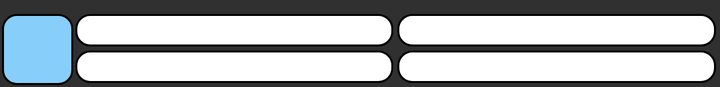
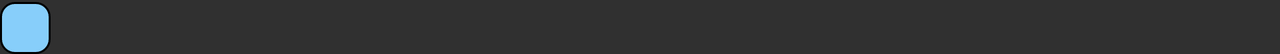

An Android layout and its configuration variant, each rendered on a device that would load it. The default file and the variant file are quoted in full after the pictures.
<!-- AndroidManifest.xml: application theme Theme.AppCompat.NoActionBar -->
<!-- res/layout/admin_recycler.xml -->
<?xml version="1.0" encoding="utf-8"?>
<LinearLayout
    android:layout_marginTop="5dp"
    android:weightSum="1"
    android:padding="1dp"
    android:layout_width="match_parent"
    android:layout_height="wrap_content"
    android:orientation="horizontal"
    xmlns:android="http://schemas.android.com/apk/res/android">

    <TextView
        android:id="@+id/num"
        android:layout_marginTop="1dp"
        android:textColor="@color/black"
        android:gravity="center"
        android:background="@drawable/round_corner_num"
        android:layout_weight="0.1"
        android:layout_width="0dp"
        android:layout_height="match_parent" />

    <TableLayout
        android:weightSum="1"
        android:layout_weight="0.9"
        android:layout_width="0dp"
        android:layout_height="wrap_content">

        <TableRow>
            <TextView
                android:background="@drawable/round_corner"
                android:textSize="12sp"
                android:textColor="@color/black"
                android:gravity="center"
                android:id="@+id/time"
                android:layout_margin="1dp"
                android:layout_weight="0.5"
                android:layout_width="0dp"
                android:layout_height="wrap_content" />

            <TextView
                android:background="@drawable/round_corner"
                android:textSize="12sp"
                android:textColor="@color/black"
                android:gravity="center"
                android:id="@+id/phoneNum"
                android:layout_margin="1dp"
                android:layout_weight="0.5"
                android:layout_width="0dp"
                android:layout_height="wrap_content" />
        </TableRow>

        <TableRow>
            <TextView
                android:background="@drawable/round_corner"
                android:textSize="12sp"
                android:textColor="@color/black"
                android:gravity="center"
                android:id="@+id/city"
                android:layout_margin="1dp"
                android:layout_weight="0.5"
                android:layout_width="0dp"
                android:layout_height="wrap_content" />

            <TextView
                android:background="@drawable/round_corner"
                android:textSize="12sp"
                android:textColor="@color/black"
                android:gravity="center"
                android:id="@+id/temperature"
                android:layout_margin="1dp"
                android:layout_weight="0.5"
                android:layout_width="0dp"
                android:layout_height="wrap_content" />
        </TableRow>

    </TableLayout>
</LinearLayout>
<!-- resources referenced by this layout -->
<resources>
  <!-- drawable round_corner (drawable) -->
  <?xml version="1.0" encoding="utf-8"?>
  <shape
      xmlns:android="http://schemas.android.com/apk/res/android"
      android:shape="rectangle">
      <solid android:color="#FFFFFF" />
      <stroke android:color="@color/black" android:width="1dp" />
      <corners android:radius="7dp" />
  </shape>
  <!-- drawable round_corner_num (drawable) -->
  <?xml version="1.0" encoding="utf-8"?>
  <shape
      xmlns:android="http://schemas.android.com/apk/res/android"
      android:shape="rectangle">
      <solid android:color="#FF87CEFA" />
      <stroke android:color="@color/black" android:width="1dp" />
      <corners android:radius="7dp" />
  </shape>
</resources>
<!-- res/layout-land/admin_recycler.xml (the repository's variant of the layout above) -->
<!-- drawn on the phone turned sideways -->
<?xml version="1.0" encoding="utf-8"?>
<LinearLayout android:layout_width="match_parent"
    android:weightSum="1"
    android:layout_height="wrap_content"
    android:orientation="horizontal"
    xmlns:android="http://schemas.android.com/apk/res/android">

    <TextView
        android:id="@+id/num"
        android:layout_marginTop="1dp"
        android:gravity="center"
        android:background="@drawable/round_corner_num"
        android:layout_weight="0.04"
        android:layout_width="0dp"
        android:layout_height="match_parent" />

    <TextView
        android:textSize="20sp"
        android:gravity="center"
        android:id="@+id/time"
        android:layout_weight="0.3"
        android:layout_width="0dp"
        android:layout_height="wrap_content" />

    <TextView
        android:textSize="20sp"
        android:gravity="center"
        android:id="@+id/phoneNum"
        android:layout_weight="0.24"
        android:layout_width="0dp"
        android:layout_height="wrap_content" />

    <TextView
        android:textSize="20sp"
        android:gravity="center"
        android:id="@+id/city"
        android:layout_weight="0.24"
        android:layout_width="0dp"
        android:layout_height="wrap_content" />

    <TextView
        android:textSize="20sp"
        android:gravity="center"
        android:id="@+id/temperature"
        android:layout_weight="0.18"
        android:layout_width="0dp"
        android:layout_height="wrap_content" />

</LinearLayout>
<!-- resources referenced by the variant -->
<!-- as the phone turned sideways resolves them -->
<resources>
  <!-- drawable round_corner_num (drawable) -->
  <?xml version="1.0" encoding="utf-8"?>
  <shape
      xmlns:android="http://schemas.android.com/apk/res/android"
      android:shape="rectangle">
      <solid android:color="#FF87CEFA" />
      <stroke android:color="@color/black" android:width="1dp" />
      <corners android:radius="7dp" />
  </shape>
</resources>
